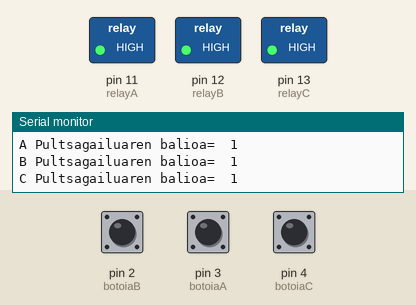
Simulated run of this sketch. Board: Arduino Uno, built with avr-gcc and run on an emulated ATmega328P. Parts: switched loads named in the sketch (green lamp = pin HIGH), the last lines printed to the serial monitor. The test bench sets the inputs (shaded band); at power-on: pin 2 (botoiaB) HIGH, pin 3 (botoiaA) HIGH, pin 4 (botoiaC) HIGH.

Above: at 1.2 s.
1.3 s: pin 2 (botoiaB) pulled LOW for 0.15 s
At 2.5 s:
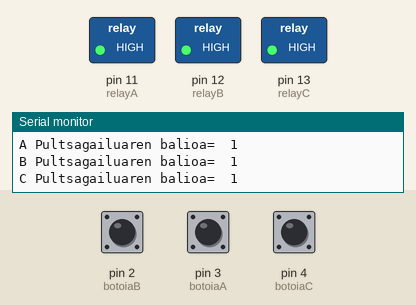
2.9 s: pin 3 (botoiaA) pulled LOW for 0.15 s
At 3.05 s:
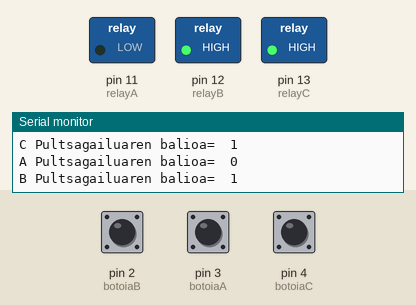
4.6 s: pin 4 (botoiaC) pulled LOW for 0.15 s
At 4.75 s:
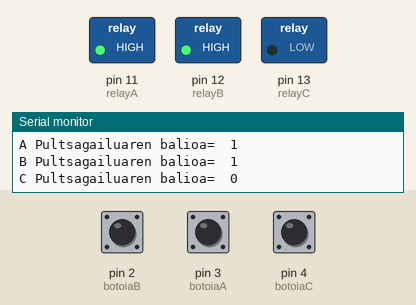
6.2 s: pin 4 (botoiaC) pulled LOW for 3.2 s
At 10.5 s:
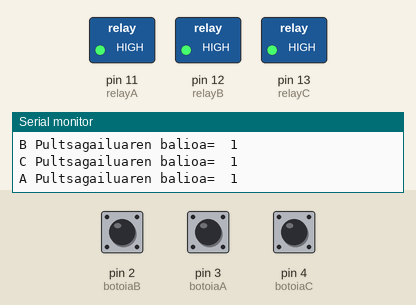
12.4 s: pin 2 (botoiaB) pulled LOW for 3.2 s
At 13.8 s:
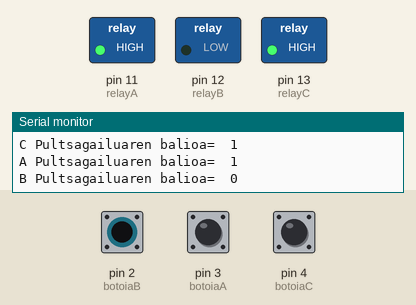
18.6 s: pin 2 (botoiaB) driven LOW and pin 3 (botoiaA) driven LOW
At 19.9 s:
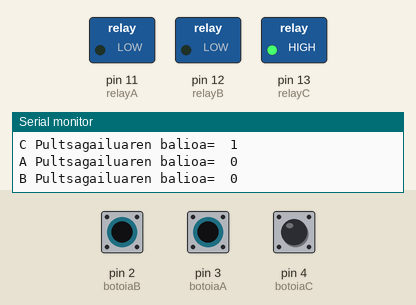
Timing chart, 0 to 21.2 s (numbered marks = the images above; inputs shaded):
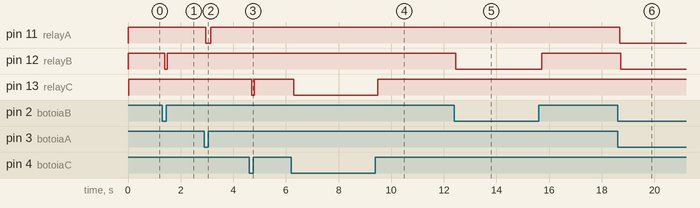

The sketch:

Hondeamakina_programa.ino
```cpp
/*              KONTROL  MONOEGONKORRA

   Programa honek arduinora aginteak bidaltzen ditu eta joystick baten bidez elektrobalbulak kontrolatzea lortzen dugu
   Modified By 3 Taldea 2022
   CC. Creatives Commons.
*/

// Aldagaien deklarazioa

int botoiaA = 3;
int relayA = 11;
int balioaA = 0;

// Aldagaien deklarazioa

int botoiaB = 2;
int relayB = 12;
int balioaB = 0;

// Aldagaien deklarazioa

int botoiaC = 4;
int relayC = 13;
int balioaC = 00;


// Sarrera-Irteeren Inizializazioa

void setup()
{
  Serial.begin (9600);
  pinMode (botoiaA, INPUT);
  pinMode (relayA, OUTPUT);

  // Sarrera-Irteeren Inizializazioa


  Serial.begin (9600);
  pinMode (botoiaB, INPUT);
  pinMode (relayB, OUTPUT);

  // Sarrera-Irteeren Inizializazioa

  Serial.begin (9600);
  pinMode (botoiaC, INPUT);
  pinMode (relayC, OUTPUT);
}

// Programa nagusia

void loop()
{
  balioaA = digitalRead(botoiaA); //Pultsadorea irakurri
  Serial.print ("A Pultsagailuaren balioa=  ");
  Serial.println (balioaA);
  if (balioaA == 0) {
    digitalWrite(relayA, LOW);
  }
  else {
    digitalWrite(relayA, HIGH);
  }
  delay (0);


  // Programa nagusia

  balioaB = digitalRead(botoiaB); //Pultsadorea irakurri
  Serial.print ("B Pultsagailuaren balioa=  ");
  Serial.println (balioaB);
  if (balioaB == 0) {
    digitalWrite(relayB, LOW);
  }
  else {
    digitalWrite(relayB, HIGH);
  }
  delay (0);


  // Programa nagusia

  balioaC = digitalRead(botoiaC); //Pultsadorea irakurri
  Serial.print ("C Pultsagailuaren balioa=  ");
  Serial.println (balioaC);
  if (balioaC == 0) {
    digitalWrite(relayC, LOW);
  }
  else {
    digitalWrite(relayC, HIGH);
  }
  delay (0);
}
```

Measured:
- after the input at 1.3 s, pin 12 (relayB): HIGH → LOW after 0.10 s, → HIGH 0.09 s later
- after the input at 2.9 s, pin 11 (relayA): HIGH → LOW after 0.06 s, → HIGH 0.19 s later
- after the input at 4.6 s, pin 13 (relayC): HIGH → LOW after 0.11 s, → HIGH 0.09 s later
- after the input at 6.2 s, pin 13 (relayC): HIGH → LOW after 0.10 s, → HIGH 3.2 s later
- after the input at 12.4 s, pin 12 (relayB): HIGH → LOW at once, → HIGH 3.3 s later
- after the input at 18.6 s, pin 11 (relayA): HIGH → LOW after 0.08 s; pin 12 (relayB): HIGH → LOW after 0.12 s
